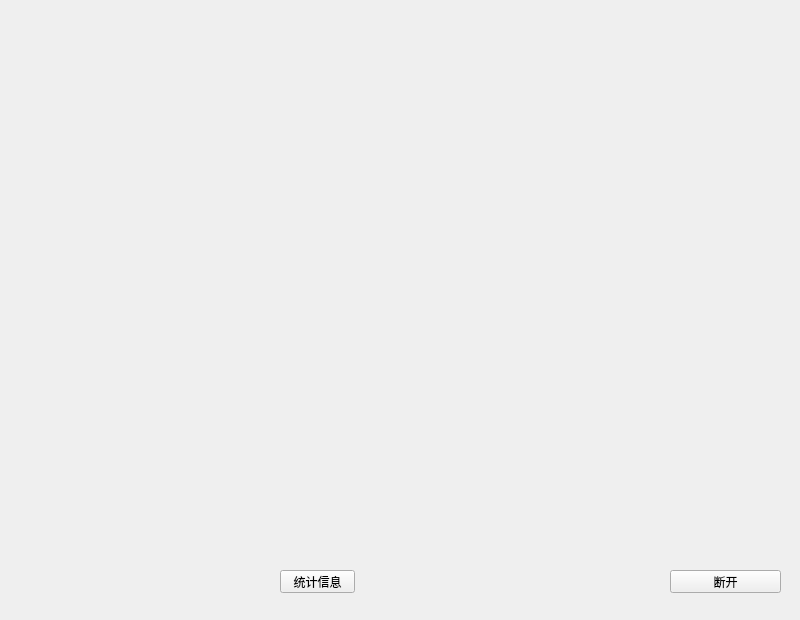
<?xml version="1.0" encoding="UTF-8"?>
<ui version="4.0">
 <class>MainWindow</class>
 <widget class="QMainWindow" name="MainWindow">
  <property name="geometry">
   <rect>
    <x>0</x>
    <y>0</y>
    <width>800</width>
    <height>620</height>
   </rect>
  </property>
  <property name="minimumSize">
   <size>
    <width>800</width>
    <height>620</height>
   </size>
  </property>
  <property name="maximumSize">
   <size>
    <width>800</width>
    <height>620</height>
   </size>
  </property>
  <property name="windowTitle">
   <string>MainWindow</string>
  </property>
  <widget class="QWidget" name="centralwidget">
   <widget class="QPushButton" name="disconnectBtn">
    <property name="geometry">
     <rect>
      <x>670</x>
      <y>570</y>
      <width>111</width>
      <height>23</height>
     </rect>
    </property>
    <property name="text">
     <string>断开</string>
    </property>
   </widget>
   <widget class="QWidget" name="layoutWidget">
    <property name="geometry">
     <rect>
      <x>0</x>
      <y>0</y>
      <width>801</width>
      <height>561</height>
     </rect>
    </property>
    <layout class="QGridLayout" name="gridLayout">
     <property name="spacing">
      <number>2</number>
     </property>
     <item row="0" column="0">
      <widget class="VideoWidget" name="video_1" native="true">
       <property name="enabled">
        <bool>true</bool>
       </property>
      </widget>
     </item>
     <item row="1" column="0">
      <widget class="VideoWidget" name="video_3" native="true"/>
     </item>
     <item row="1" column="1">
      <widget class="VideoWidget" name="video_4" native="true"/>
     </item>
     <item row="0" column="1">
      <widget class="VideoWidget" name="video_2" native="true"/>
     </item>
    </layout>
   </widget>
   <widget class="QPushButton" name="statisticsBtn">
    <property name="geometry">
     <rect>
      <x>280</x>
      <y>570</y>
      <width>75</width>
      <height>23</height>
     </rect>
    </property>
    <property name="text">
     <string>统计信息</string>
    </property>
   </widget>
  </widget>
 </widget>
 <customwidgets>
  <customwidget>
   <class>VideoWidget</class>
   <extends>QWidget</extends>
   <header location="global">videowidget.h</header>
   <container>1</container>
  </customwidget>
 </customwidgets>
 <resources/>
 <connections/>
</ui>
